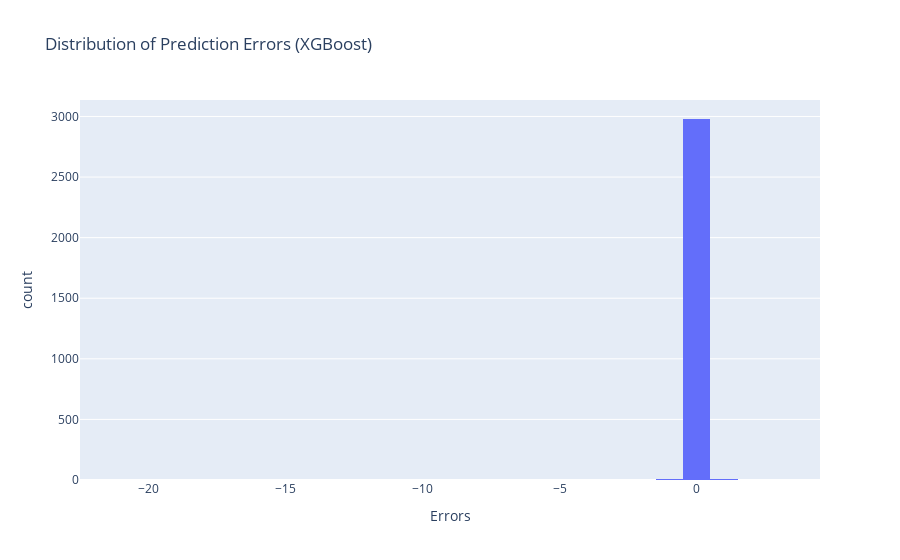

The notebook cell this image was saved under:
### Code cell
# Histogram: Distribution of prediction errors
errors = (xgb_y_pred - y_test_np).flatten()
errors_df = pd.DataFrame({'Errors': errors})
fig3 = px.histogram(errors_df, x='Errors', nbins=50, title="Distribution of Prediction Errors (XGBoost)")
fig3.show()

### Figure 1 — Plotly figure (JSON) as saved in the notebook; plotly's stock layout.template omitted (floating-point values rounded to 4 significant figures; data arrays with more than 128 entries replaced by an {"elided": "..."} marker saying what was removed)
{"data": [{"alignmentgroup": "True", "bingroup": "x", "hovertemplate": "Errors=%{x}<br>count=%{y}<extra></extra>", "legendgroup": "", "marker": {"color": "#636efa", "pattern": {"shape": ""}}, "name": "", "nbinsx": 50, "offsetgroup": "", "orientation": "v", "showlegend": false, "type": "histogram", "x": {"elided": "3000 float values"}, "xaxis": "x", "yaxis": "y"}], "layout": {"barmode": "relative", "legend": {"tracegroupgap": 0}, "title": {"text": "Distribution of Prediction Errors (XGBoost)"}, "xaxis": {"anchor": "y", "domain": [0, 1], "title": {"text": "Errors"}}, "yaxis": {"anchor": "x", "domain": [0, 1], "title": {"text": "count"}}}}
